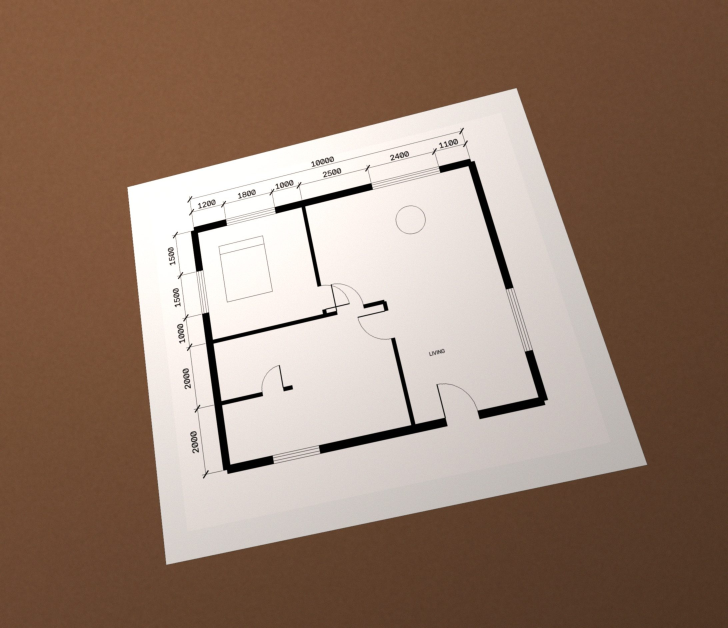
#> input picture examples/synth_photo.jpg, 2184 x 1884 px (shown at 1/3 size); its folder holds only this picture in this run
$ python -i preprocess.py   (imports and definitions only)
#> lines starting #> are read from the running program, lines starting #| are printed output that depends on the picture; after the words box and inside, x2 and y2 are one past the last pixel; in counts of white or black regions, pixels touching at a corner belong together
"""Image loading, binarisation and stroke-width estimation."""
from __future__ import annotations

from collections import Counter
from typing import Tuple, Union

import cv2
import numpy as np

ImageLike = Union[str, np.ndarray]


# [16 lines left out: function load_gray, not called in this run]


def binarize(gray: np.ndarray, threshold: int | None = None) -> np.ndarray:
    """Return a 0/1 mask of ink (dark) pixels.

    Otsu, clamped so that light-grey fills are not ink, AND clearly darker
    than the local surroundings: on plans with coloured / wooden floors a
    mid-tone floor can fall under a global threshold, but it is not darker
    than itself, while walls and lines are much darker than the floor
    around them."""
    if threshold is None:
        t, _ = cv2.threshold(gray, 0, 255, cv2.THRESH_BINARY + cv2.THRESH_OTSU)
        threshold = int(min(max(t, 90), 170))
    ink = gray < threshold
    k = max(41, (max(gray.shape) // 25) | 1)
    small = 4 if max(gray.shape) > 1200 else 1        # do the large closing at reduced size
    g = cv2.resize(gray, None, fx=1 / small, fy=1 / small, interpolation=cv2.INTER_AREA) if small > 1 else gray
    ks = max(5, (k // small) | 1)
    local = cv2.morphologyEx(g, cv2.MORPH_CLOSE, cv2.getStructuringElement(cv2.MORPH_ELLIPSE, (ks, ks)))
    if small > 1:
        local = cv2.resize(local, (gray.shape[1], gray.shape[0]), interpolation=cv2.INTER_LINEAR)
    contrast = local.astype(np.int16) - gray.astype(np.int16)
    return (ink & (contrast > 40)).astype(np.uint8)


# [64 lines left out: functions _run_lengths, _perp_run_area, estimate_stroke_widths, not called in this run]

>>> import cv2
>>> picture = cv2.imread('../examples/synth_photo.jpg', cv2.IMREAD_GRAYSCALE)
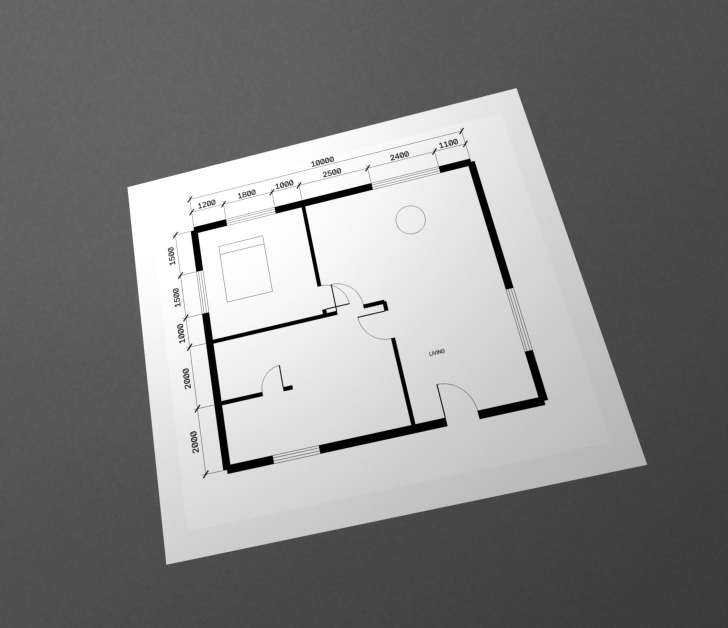
#> picture: shape (1884, 2184) (shown at 1/3 size); min 0, max 255, mean 131.5
>>> result = binarize(picture)
#> in binarize, `t, _ = cv2.threshold(gray, 0, 255, cv2.THRESH_BINARY + cv2.THRESH_OTSU)`: t = 152
#> in binarize, `ink = gray < threshold`:
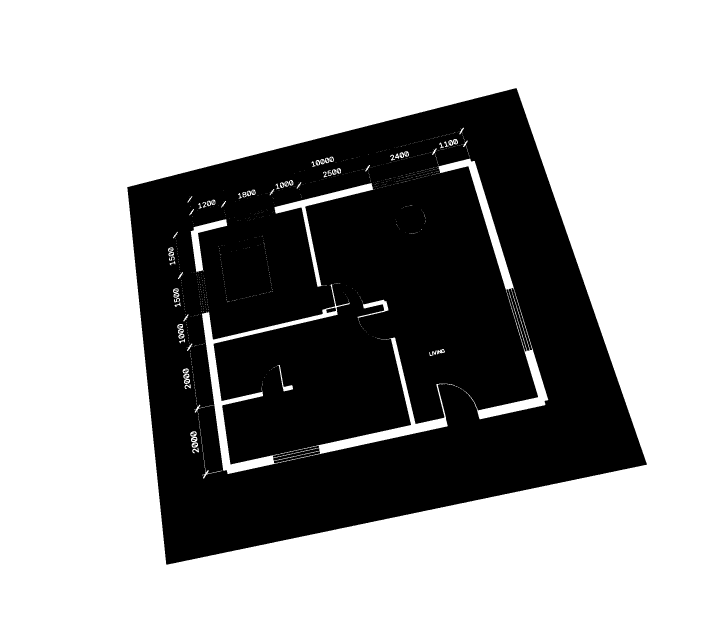
#> ink: shape (1884, 2184) bool (shown at 1/3 size); 64.3% white; 71 black regions (2 under 20 px), largest, box (x1, y1, x2, y2) and area: (382, 264, 1941, 1694) 1459416, (1526, 866, 1589, 1052) 1364, (1534, 864, 1596, 1050) 1169
#> in binarize, `g = cv2.resize(gray, None, fx=1 / small, fy=1 / small, interpolation=c..`:
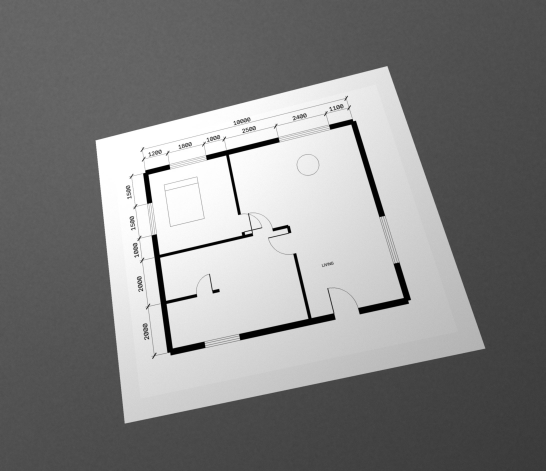
#> g: shape (471, 546); min 0, max 255, mean 131.5
#> in binarize, `local = cv2.morphologyEx(g, cv2.MORPH_CLOSE, cv2.getStructuringElement..`:
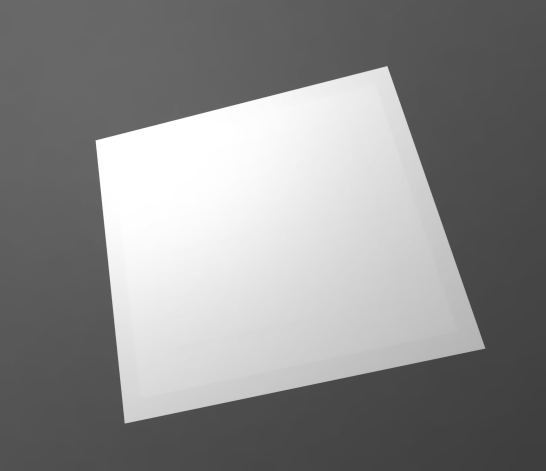
#> local: shape (471, 546); min 62, max 255, mean 138
#> in binarize, `contrast = local.astype(np.int16) - gray.astype(np.int16)`:
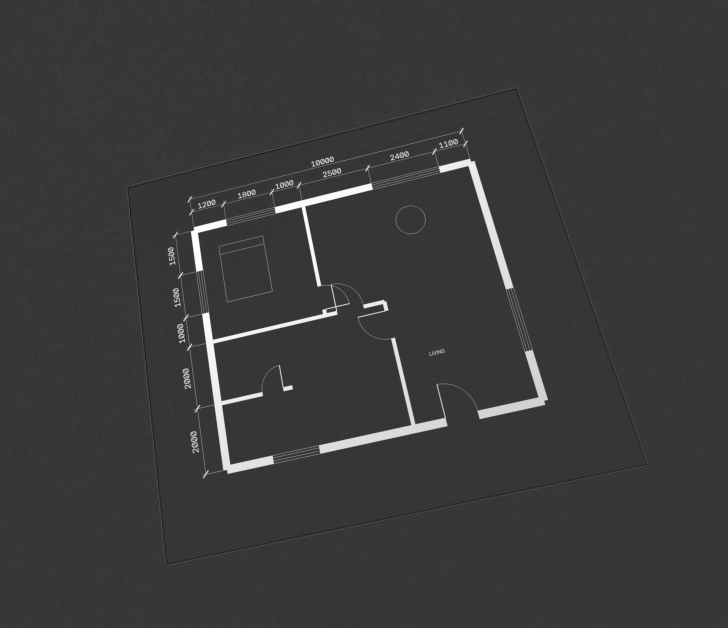
#> contrast: shape (1884, 2184) int16 (shown at 1/3 size); min -68, max 255, mean 6.6; drawn with min black and max white
#> in binarize, `return (ink & (contrast > 40)).astype(np.uint8)`:
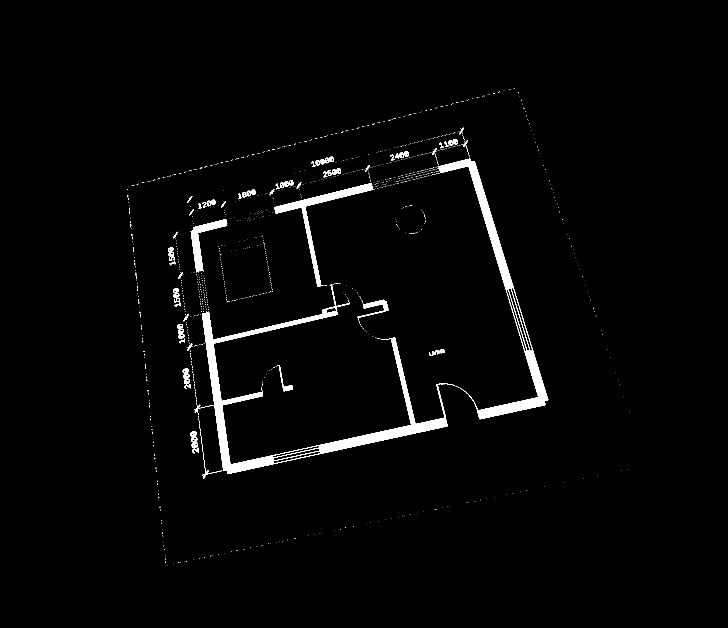
#> returned value: shape (1884, 2184) (shown at 1/3 size); values 0 (black) and 1 (white), 2.1% white; 1274 white regions (1201 under 20 px), largest, box (x1, y1, x2, y2) and area: (606, 853, 1365, 1422) 37106, (1315, 476, 1645, 1258) 22256, (823, 549, 1121, 860) 9006
